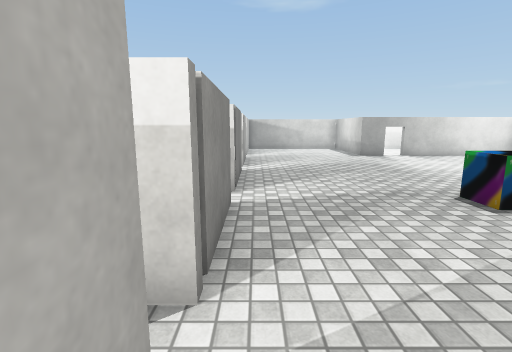
view 1 (above)

16 first-person views from a walk through a 3-D level made in the Unity game engine. The camera is 1.5 m above the floor, tilts 10° down and sees 85° across. The floor is counted in squares, 1 m on a side. Each view is taken from the middle of a square. On the plan, view 1 faces up. The plan holds only what a view shows up to about 14 squares ahead; the rest is blank. The place goes on beyond the plan. The player is left out. Door leaves are left out, so doorways stand open. Some surface patterns are stand-ins.

view 2
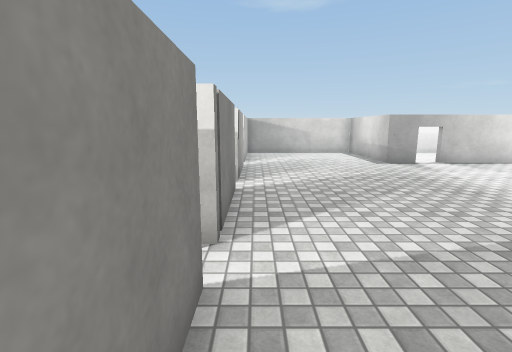

view 3
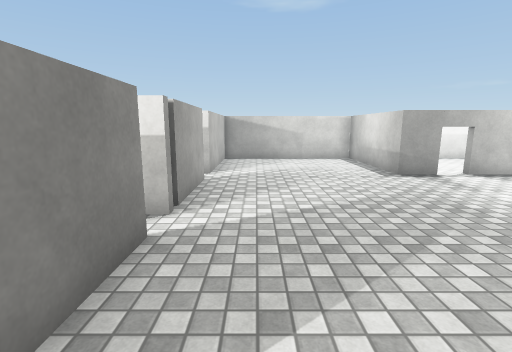

view 4
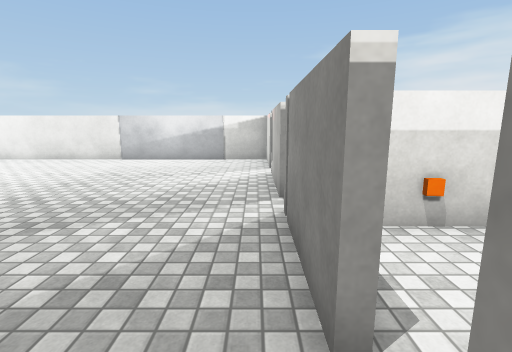

view 5
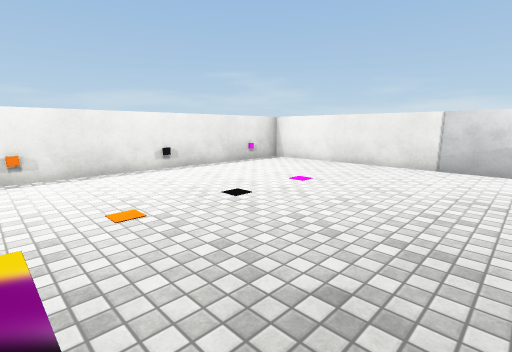

view 6
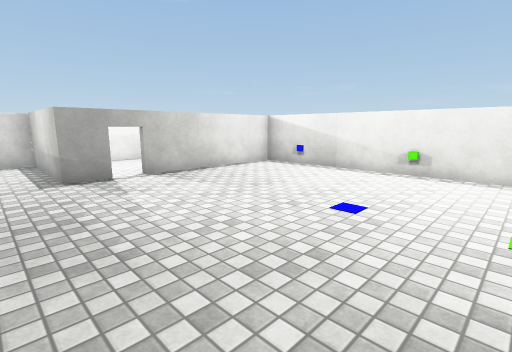

view 7
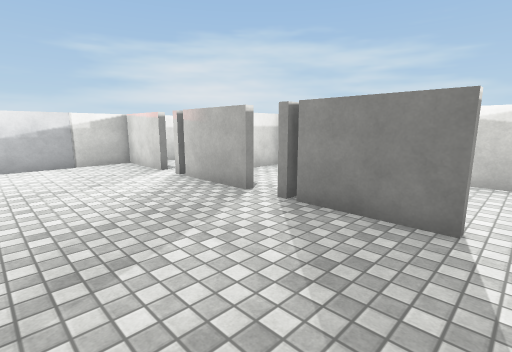

view 8
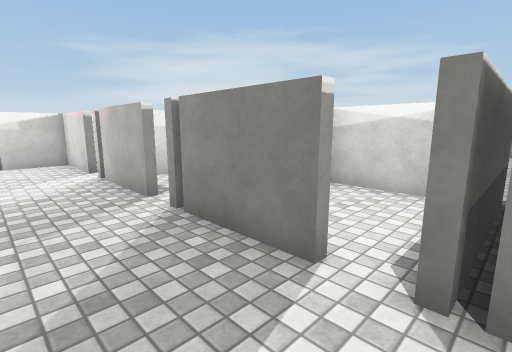

view 9
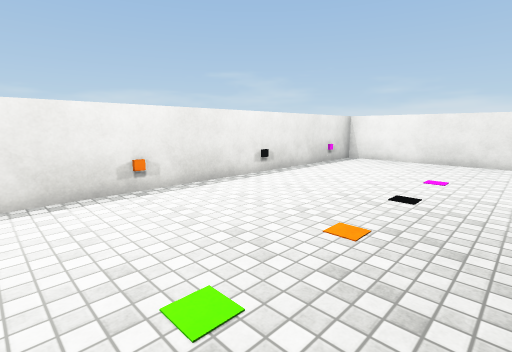

view 10
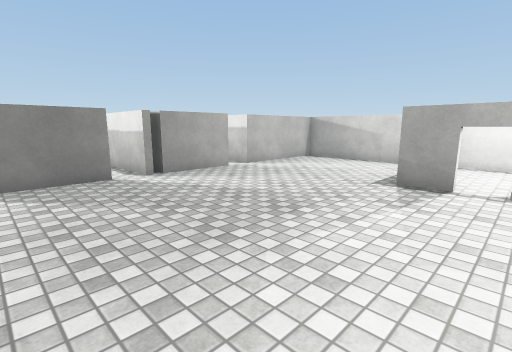

view 11
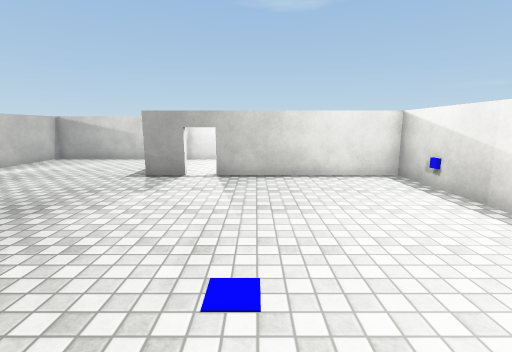

view 12
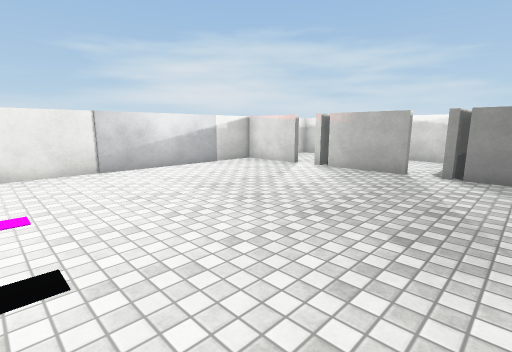

view 13
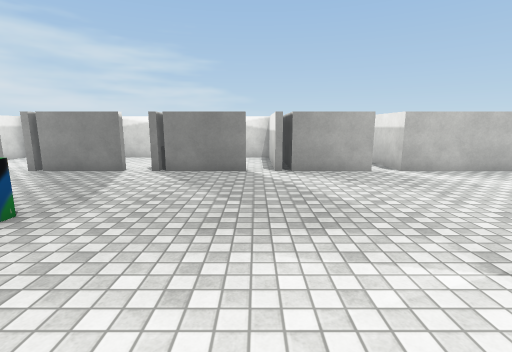

view 14
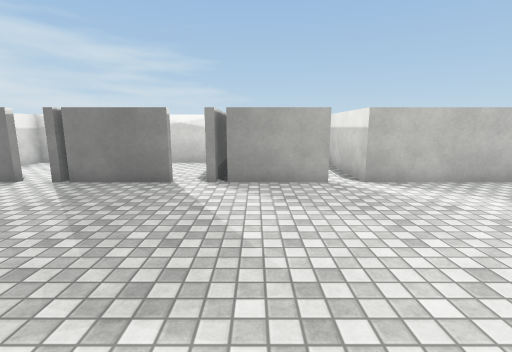

view 15
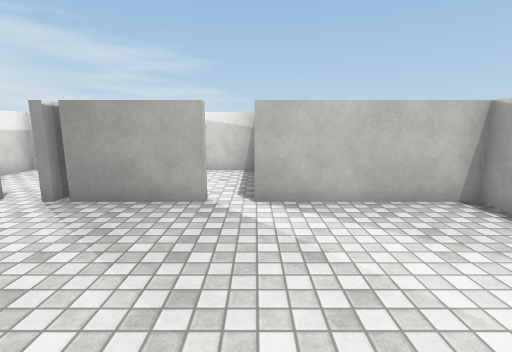

view 16
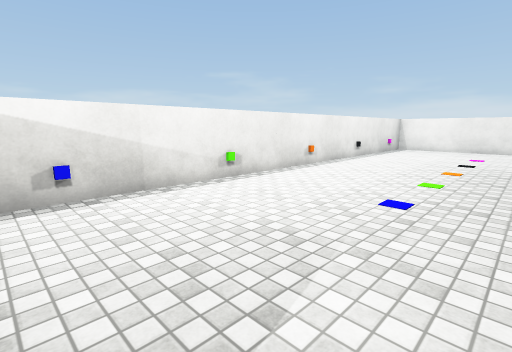

### Floor plan
Points are (right, up) in squares from view 1. A wall is a line through its corners. A room is listed if a view was taken in it or the views show most of it. See-through windows are left out.
Room 1 (views 1, 2, 3, 4, 5, 6, 7, 8, 9, 10, 11, 12, 13, 14, 15, 16)
walls: (-0.5, 5.4) (-0.5, 2.6); (-0.5, 9.8) (-0.5, 6.9); (-0.5, 1.2) (-0.5, -1.6); (-0.5, 14) (-0.5, 11.2); (-0.5, -3.1) (-0.5, -6) (13.5, -6) (13.5, 14.7) (5.5, 14.7) (5.5, 19.5) (-0.5, 19.5) (-0.5, 15)
ways out: open door at (0, 6) to room 2; open door at (-0.5, -2.5); open door at (-0.5, 1.5); open door at (-0.5, 10); open door at (-0.3, 14.3); open door at (7, 15)
objects: other object (5, 5) to (5, 6); other object (13, -4); other object (13, 0); other object (13, 4); other object (13, 9); blue cube (13, 13)
Room 2 (no view inside)
walls: (-4.8, 5.8) (-4.8, 2.9) (-1.9, 2.9); (-0.9, 5.4) (-0.5, 5.4); (-5, 6.7) (-2.5, 6.7); (-2.4, 2.4) (-0.5, 2.4)
ways out: open door at (0, 6) to room 1
objects: orange cube (-3, 3)
Room 3 (no view inside)
walls: (-2.5, 6.7) (-0.5, 6.7); (-4.8, 10.8) (-4.8, 7.2); (-0.4, 10.7) (-4.1, 10.7); (-0.5, 11.2) (-3.9, 11.2)

Positions as (right, up) in squares from view 1, and headings:
1: (0, 0), facing up
2: (0, 3), facing up
3: (1, 6), facing up
4: (0, 7), facing down
5: (4, 5), facing down-right
6: (4, 6), facing up-right
7: (4, 6), facing down-left
8: (2, 7), facing down-left
9: (7, 7), facing down-right
10: (8, 7), facing up-left
11: (9, 6), facing up
12: (9, 4), facing down-left
13: (9, 10), facing left
14: (7, 12), facing left
15: (5, 15), facing left
16: (7, 14), facing down-right
